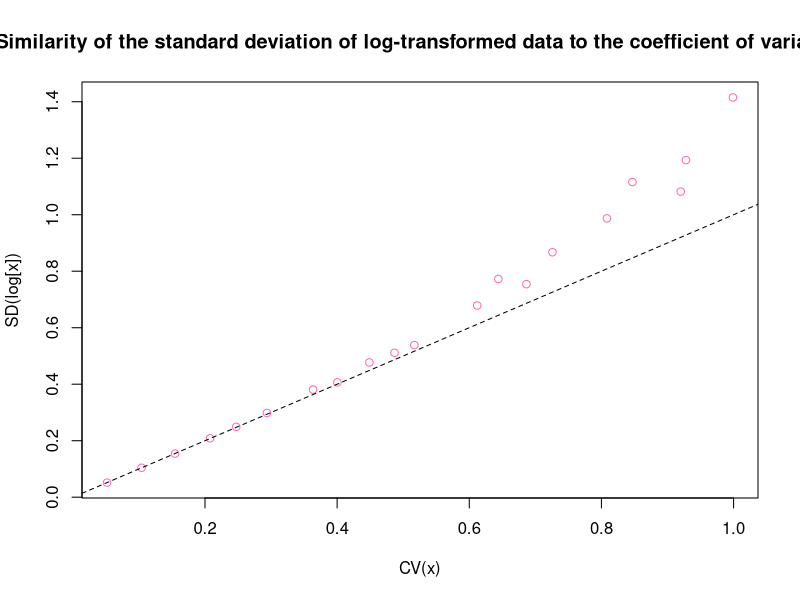

The R source for this figure:
# Demonstrate that SD of log-transformed data is closely related to the CV of the 
# original data
 
set.seed(1)

# Different standard deviations for the normal distribution
sigma <- seq(0.05, 1, length.out = 20)

# Create empty matrix
results <- matrix(NA, nrow = 20, ncol= 2)

for (i in 1:20){
  # Generate normally distributed data and transform to log-normal
  x <- exp(rnorm(1000, 2, sigma[i]))
  
  # Calculate CV
  results[i, 1] <- (sd(x)/ mean(x))
  
  # Calculate log SD
  results[i, 2] <- sd(log(x))
}

# Plot the result 
plot(results[,2], results[,1],
xlab = "CV(x)",
ylab = "SD(log[x])",
main = "Similarity of the standard deviation of log-transformed data to the coefficient of variation",
pch = 1,
col ="hotpink"
)

# Add a reference line
abline(0, 1, lty = 2)
